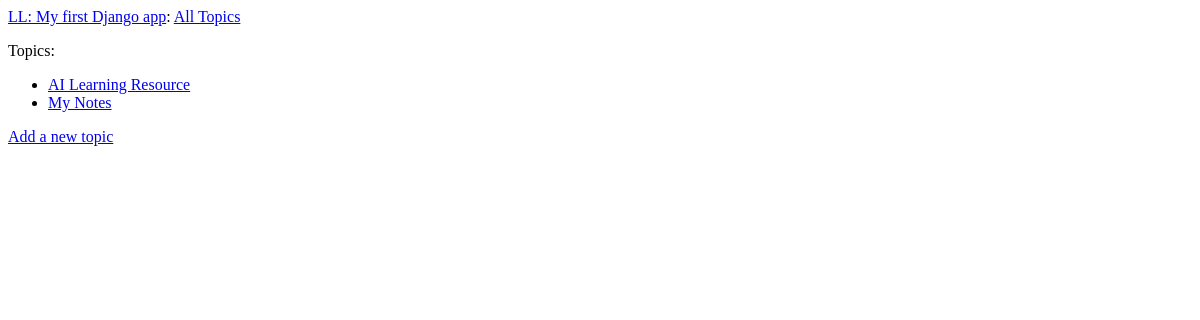
Before: /topics/ with the older database file.
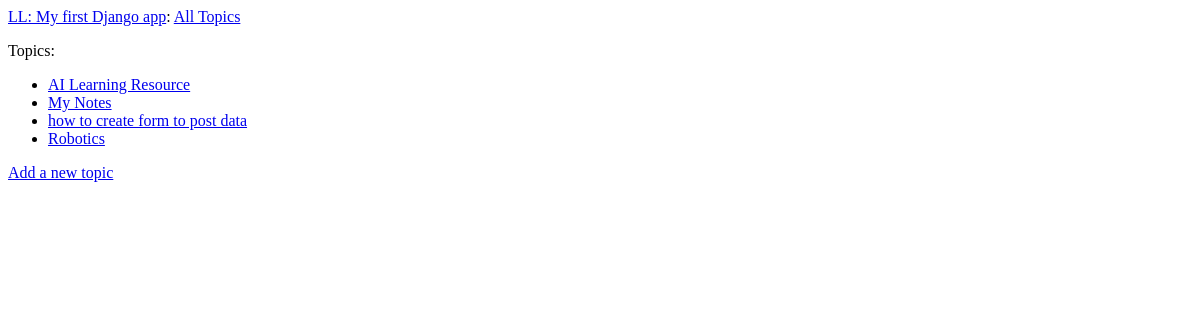
After: the same page with the newer database file.
### lla1/models.py (models this page shows, shortened)
class Topic(models.Model):
    name = models.CharField(max_length=200)
    date_created = models.DateTimeField(auto_now_add=True)
    date_updated = models.DateTimeField(auto_now=True)

### lla1/views.py (the view)
# urls.py: path('topics/', views.topics, name='topics'),
def topics(request):
    topics = Topic.objects.order_by('date_created')
    context = {'topics': topics}
    return render(request, 'lla1/topics.html', context)

### lla1/templates/lla1/topics.html
{% extends "lla1/base.html" %}
{% block content %}
<p>Topics:</p>
<ul>
    {% for topic in topics %}
    <li>
        <a href="{% url 'lla1:topic' topic.id %}">{{ topic.name }}</a>
    </li>
    {% empty %}
    <li>No topics have been added yet.</li>
    {% endfor %}
</ul>
<a href="{% url 'lla1:new_topic' %}">Add a new topic</a>
{% endblock content %}

### lla1/templates/lla1/base.html
<p>
    <a href="{% url 'lla1:index' %}">LL: My first Django app</a>:
    <a href="{% url 'lla1:topics' %}">All Topics</a>
</p>
{% block content %}
{% endblock content %}

Changed rows visible on the page:
added Topic: name "how to create form to post data"
added Topic: name "Robotics"
